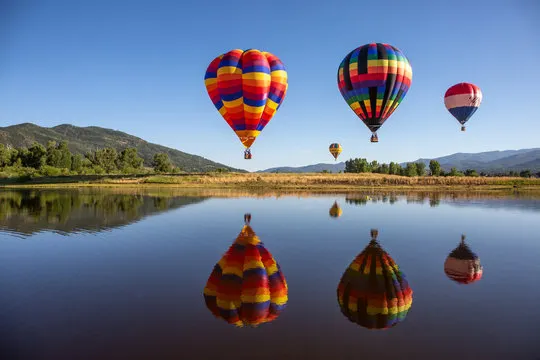
%> input picture bit_plane_slicing/test.png, 540 x 360 px
$ octave himanshu_bit_plane_slicing.m   (GNU Octave 9; MATLAB toolbox functions it lacks are replaced by stand-ins)
%> lines starting %> are read from the running program, lines starting %| are printed output that depends on the picture; in (x1, y1, x2, y2) boxes, pixels count from 0 and x2, y2 are one past the last pixel; in counts of white or black regions, pixels touching at a corner belong together; the program's own positions count from 1
% Created on 23/01/25
% Created by Himanshu Joshi, BT22ECE108
% Practical 3: Bit-plane Slicing on a Grayscale Image.

clc;
clear all;
close all;

% Load and convert an image to grayscale
originalImage = imread("test.png");
%> originalImage is the input picture: size 360x540x3 uint8; mean R, G, B 104.1, 114.3, 134.4
grayscaleImage = rgb2gray(originalImage);

% Extract individual bit planes
imageDouble = double(grayscaleImage);
bitPlane1 = mod(imageDouble, 2);
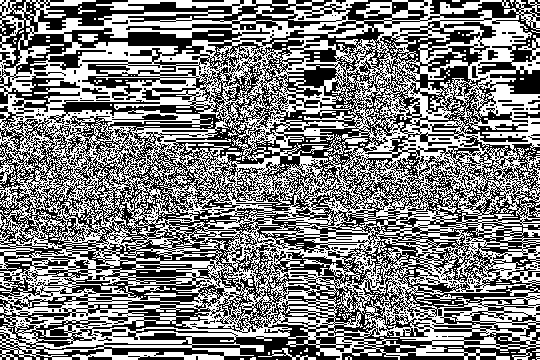
%> bitPlane1: size 360x540 double; values 0 (black) and 1 (white), 49.7% white; 433 white regions (413 under 20 px), largest, box (x1, y1, x2, y2) and area: (0, 0, 540, 360) 94533, (258, 348, 316, 360) 161, (78, 34, 98, 42) 128
bitPlane2 = mod(floor(imageDouble / 2), 2);
%> bitPlane2: size 360x540 double; values 0 (black) and 1 (white), 50.3% white; 449 black regions (413 under 20 px), largest, box (x1, y1, x2, y2) and area: (0, 0, 540, 360) 92714, (508, 0, 540, 31) 357, (62, 10, 128, 18) 188
bitPlane3 = mod(floor(imageDouble / 4), 2);
%> bitPlane3: size 360x540 double; values 0 (black) and 1 (white), 50.2% white; 363 black regions (336 under 20 px), largest, box (x1, y1, x2, y2) and area: (0, 6, 540, 352) 78180, (0, 0, 336, 52) 4604, (0, 324, 468, 360) 4012
bitPlane4 = mod(floor(imageDouble / 8), 2);
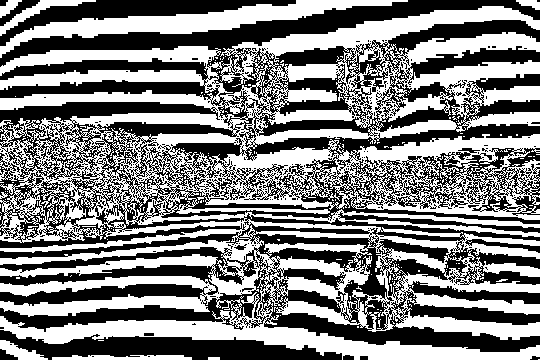
%> bitPlane4: size 360x540 double; values 0 (black) and 1 (white), 50.1% white; 331 black regions (314 under 20 px), largest, box (x1, y1, x2, y2) and area: (0, 0, 540, 352) 85192, (0, 330, 342, 360) 5375, (0, 0, 296, 46) 3794
bitPlane5 = mod(floor(imageDouble / 16), 2);
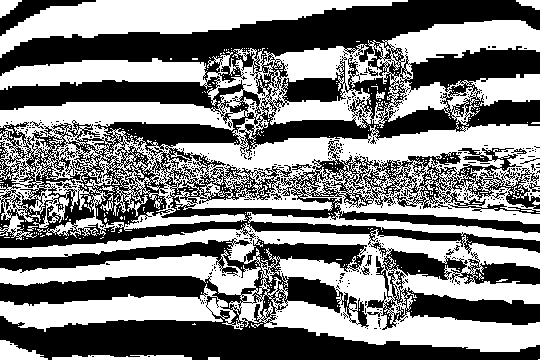
%> bitPlane5: size 360x540 double; values 0 (black) and 1 (white), 50.4% white; 390 black regions (376 under 20 px), largest, box (x1, y1, x2, y2) and area: (0, 0, 540, 330) 68049, (0, 236, 540, 360) 25977, (0, 0, 96, 36) 1008
bitPlane6 = mod(floor(imageDouble / 32), 2);
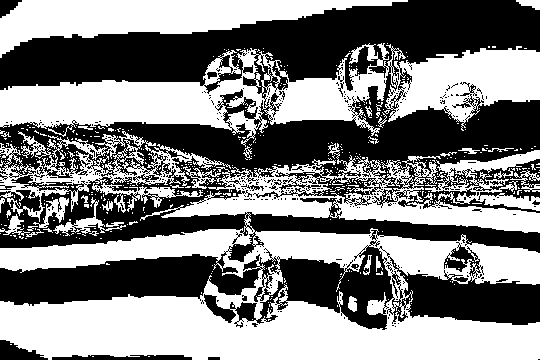
%> bitPlane6: size 360x540 double; values 0 (black) and 1 (white), 50.9% white; 346 black regions (328 under 20 px), largest, box (x1, y1, x2, y2) and area: (0, 0, 540, 330) 92207, (52, 355, 192, 360) 574, (0, 340, 48, 360) 551
bitPlane7 = mod(floor(imageDouble / 64), 2);
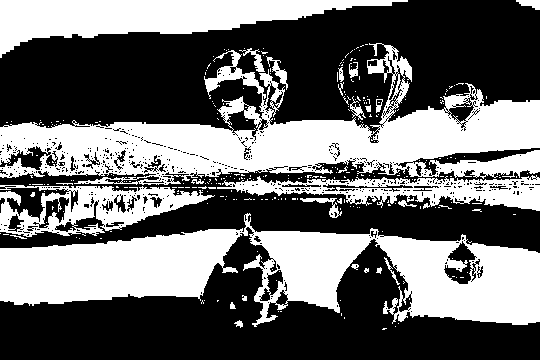
%> bitPlane7: size 360x540 double; values 0 (black) and 1 (white), 42.7% white; 296 white regions (270 under 20 px), largest, box (x1, y1, x2, y2) and area: (0, 213, 540, 327) 30041, (0, 43, 540, 185) 29698, (0, 0, 408, 58) 10716
bitPlane8 = mod(floor(imageDouble / 128), 2);
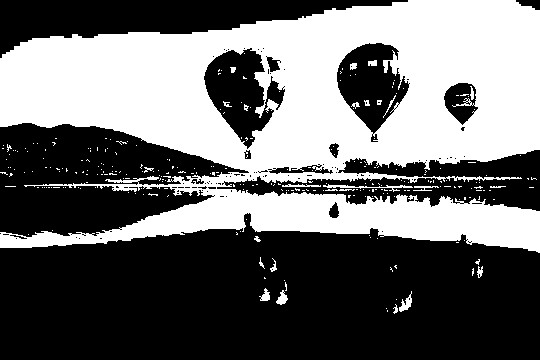
%> bitPlane8: size 360x540 double; values 0 (black) and 1 (white), 42.4% white; 274 white regions (249 under 20 px), largest, box (x1, y1, x2, y2) and area: (0, 0, 540, 253) 80651, (323, 184, 413, 192) 190, (399, 291, 412, 312) 117

% Create a compressed image excluding the least significant bit
compressedImage = (2^0)*bitPlane2 + (2^1)*bitPlane3 + (2^2)*bitPlane4 + ...
                  (2^3)*bitPlane5 + (2^4)*bitPlane6 + (2^5)*bitPlane7 + ...
                  (2^6)*bitPlane8;
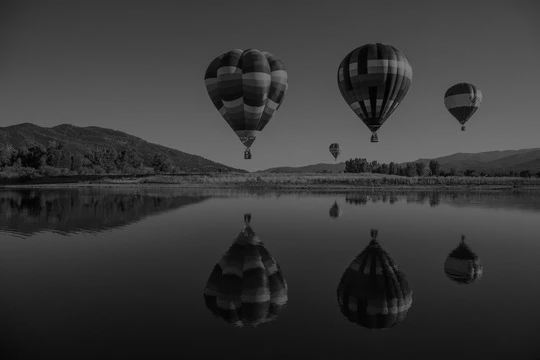
%> compressedImage: size 360x540 double; min 0, max 127, mean 56.5

% Display original and compressed images
figure;
subplot(1, 2, 1), imshow(grayscaleImage), title('Original Grayscale Image');
subplot(1, 2, 2), imshow(uint8(compressedImage)), title('Compressed Image (7-bit)');

% Display bit-plane decomposition
figure;
subplot(2, 4, 1), imshow(bitPlane8), title('Bit Plane 8 (MSB)');
subplot(2, 4, 2), imshow(bitPlane7), title('Bit Plane 7');
subplot(2, 4, 3), imshow(bitPlane6), title('Bit Plane 6');
subplot(2, 4, 4), imshow(bitPlane5), title('Bit Plane 5');
subplot(2, 4, 5), imshow(bitPlane4), title('Bit Plane 4');
subplot(2, 4, 6), imshow(bitPlane3), title('Bit Plane 3');
subplot(2, 4, 7), imshow(bitPlane2), title('Bit Plane 2');
subplot(2, 4, 8), imshow(bitPlane1), title('Bit Plane 1 (LSB)');
